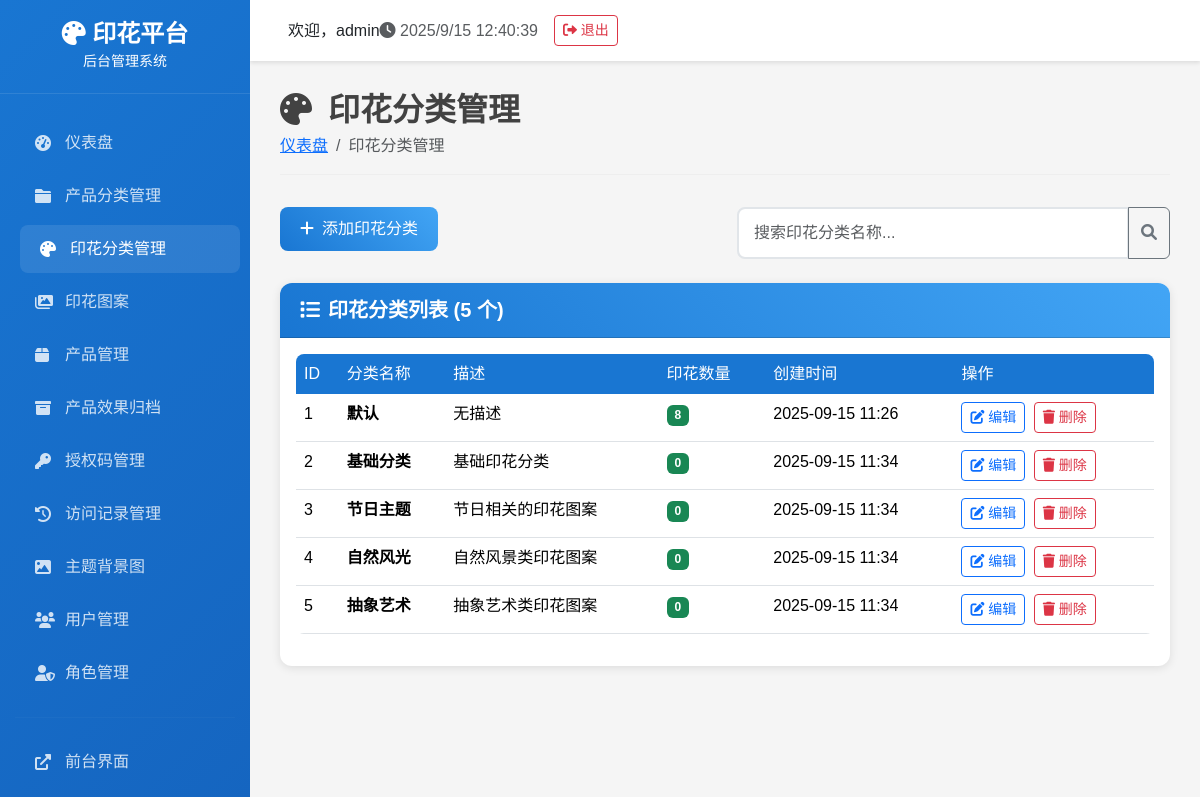
The app's page /admin/pattern_categories/ (signed in), older data.
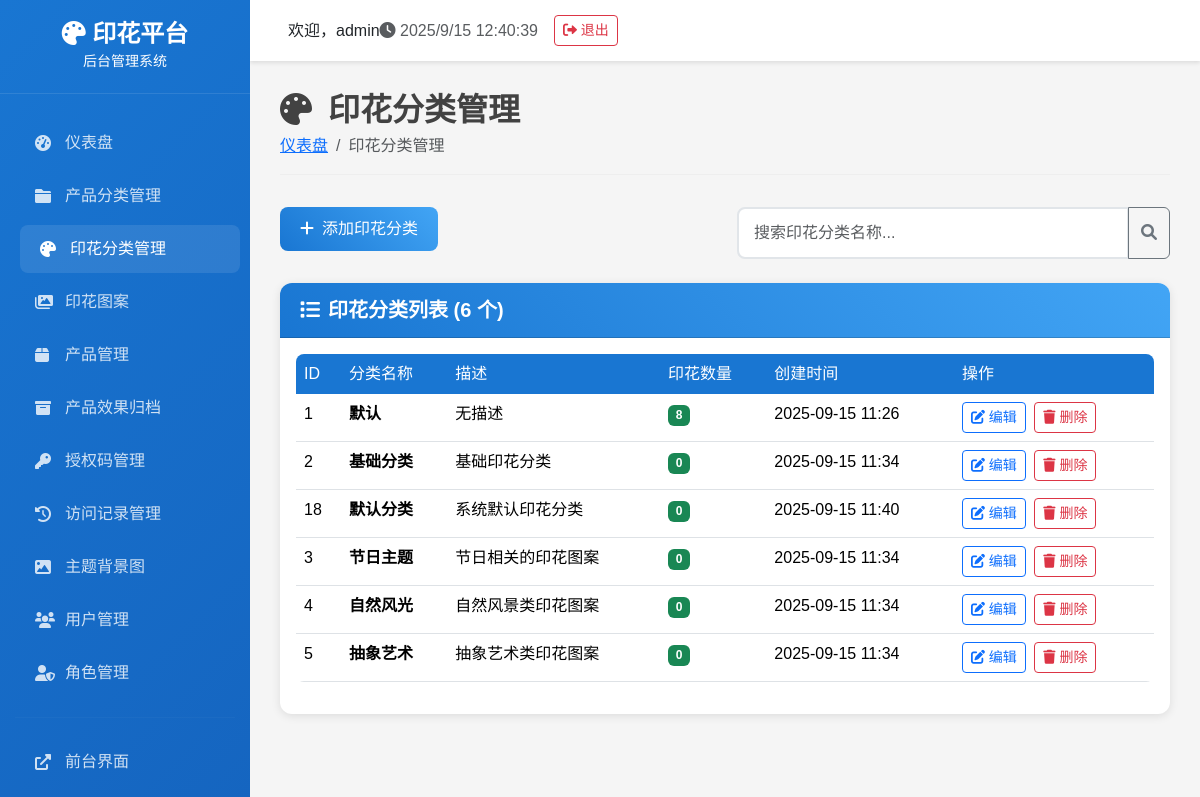
The same page, newer data.
### tables this page shows
CREATE TABLE pattern_categories (
            id INTEGER PRIMARY KEY AUTOINCREMENT,
            name TEXT NOT NULL UNIQUE,
            description TEXT,
            sort_order INTEGER DEFAULT 0,
            is_active BOOLEAN DEFAULT 1,
            created_time DATETIME DEFAULT (datetime('now', 'localtime'))
        );

### routes/admin/admin_pattern_categories_route.py (the view)
    def decorated_function(*args, **kwargs):
        from flask import session
        if 'admin_user_id' not in session:
            return redirect(url_for('login'))
        return f(*args, **kwargs)

### admin_app.py (called while the page is built)
@app.context_processor
def inject_permissions():
    return {
        'has_menu_permission': PermissionManager.has_menu_permission,
        'has_action_permission': PermissionManager.has_action_permission,
        'get_user_permissions': PermissionManager.get_user_permissions
    }

### backend/database.py (called while the page is built)
def get_db_connection():
    conn = sqlite3.connect(DATABASE_PATH)
    conn.row_factory = sqlite3.Row
    return conn

    @staticmethod
    def execute_query(query: str, params: tuple = ()) -> List[Dict[str, Any]]:
        conn = get_db_connection()
        cursor = conn.cursor()
        cursor.execute(query, params)
        results = [dict(row) for row in cursor.fetchall()]
        conn.close()
        return results

    @staticmethod
    def get_pattern_categories(active_only: bool = True) -> List[Dict[str, Any]]:
        query = '''
            SELECT pc.*,
                   COUNT(p.id) as pattern_count
            FROM pattern_categories pc
            LEFT JOIN patterns p ON pc.id = p.category_id AND p.is_active = 1
        '''
        if active_only:
            query += " WHERE pc.is_active = 1"
        query += " GROUP BY pc.id ORDER BY pc.sort_order, pc.created_time"
        return DatabaseManager.execute_query(query)

### backend/permissions.py (called while the page is built)
    @staticmethod
    def has_menu_permission(menu_name):
        permissions = PermissionManager.get_user_permissions()
        return permissions.get('menus', {}).get(menu_name, False)

### routes/admin/admin_pattern_categories_route.py (called while the page is built)
def login_required(f):
    def decorated_function(*args, **kwargs):
        from flask import session
        if 'admin_user_id' not in session:
            return redirect(url_for('login'))
        return f(*args, **kwargs)
    decorated_function.__name__ = f.__name__
    return decorated_function

@pattern_categories_bp.route('/')
@login_required
def pattern_categories():
    try:
        categories = DatabaseManager.get_pattern_categories() or []
    except Exception as e:
        print(f"获取印花分类数据失败: {e}")
        categories = []
    return render_template('admin/pattern_categories.html', categories=categories)

### templates/admin/pattern_categories.html (shortened to what this page needs)
{% extends "admin/base.html" %}
{% block content %}
<div class="page-header">
    <h1><i class="fas fa-palette me-3"></i>印花分类管理</h1>
    <nav aria-label="breadcrumb">
        <ol class="breadcrumb">
            <li class="breadcrumb-item"><a href="{{ url_for('index') }}">仪表盘</a></li>
            <li class="breadcrumb-item active">印花分类管理</li>
        </ol>
    </nav>
</div>
<div class="row mb-4">
    <div class="col-md-6">
        <button type="button" class="btn btn-primary" data-bs-toggle="modal" data-bs-target="#addCategoryModal">
            <i class="fas fa-plus me-2"></i>添加印花分类
        </button>
    </div>
    <div class="col-md-6">
        <div class="input-group">
            <input type="text" class="form-control" id="searchInput" placeholder="搜索印花分类名称...">
            <button class="btn btn-outline-secondary" type="button">
                <i class="fas fa-search"></i>
            </button>
        </div>
    </div>
</div>
<div class="card">
    <div class="card-header">
        <h5><i class="fas fa-list me-2"></i>印花分类列表 ({{ categories|length }} 个)</h5>
    </div>
    <div class="card-body">
        {% if categories %}
        <div class="table-responsive">
            <table class="table table-hover">
                <thead>
                    <tr>
                        <th>ID</th>
                        <th>分类名称</th>
                        <th>描述</th>
                        <th>印花数量</th>
                        <th>创建时间</th>
                        <th>操作</th>
                    </tr>
                </thead>
                <tbody id="categoriesTable">
                    {% for category in categories %}
                    <tr class="category-item" data-name="{{ category.name|lower }}">
                        <td>{{ category.id }}</td>
                        <td>
                            <strong>{{ category.name }}</strong>
                        </td>
                        <td>{{ category.description or '无描述' }}</td>
                        <td>
                            <span class="badge bg-success">{{ category.pattern_count or 0 }}</span>
                        </td>
                        <td>{{ category.created_time[:16] if category.created_time else '未知' }}</td>
                        <td>
                            <button class="btn btn-sm btn-outline-primary" onclick="editCategory({{ category.id }})">
                                <i class="fas fa-edit"></i> 编辑
                            </button>
                            <button class="btn btn-sm btn-outline-danger ms-1" onclick="deleteCategory({{ category.id }})">
                                <i class="fas fa-trash"></i> 删除
                            </button>
                        </td>
                    </tr>
                    {% endfor %}
                </tbody>
            </table>
        </div>
        {% else %}
        <div class="text-center py-5">
            <i class="fas fa-palette fa-3x text-muted mb-3"></i>
            <h5 class="text-muted">暂无印花分类</h5>
            <p class="text-muted">点击上方"添加印花分类"按钮开始创建分类</p>
        </div>
        {% endif %}
    </div>
</div>
{% endblock %}

### templates/admin/base.html (shortened to what this page needs)
<!DOCTYPE html>
<html lang="zh-CN">
<head>
    <link href="https://cdn.staticfile.net/bootstrap/5.3.2/css/bootstrap.min.css" rel="stylesheet">
    <link href="https://cdnjs.cloudflare.com/ajax/libs/font-awesome/6.0.0/css/all.min.css" rel="stylesheet">
</head>
<body>
    <div class="sidebar">
        <div class="logo">
            <h4><i class="fas fa-palette"></i> 印花平台</h4>
            <small>后台管理系统</small>
        </div>
        <nav class="nav-menu">
            <div class="nav-item">
                <a href="{{ url_for('index') }}" class="nav-link {% if request.endpoint == 'index' %}active{% endif %}">
                    <i class="fas fa-tachometer-alt"></i>
                    <span>仪表盘</span>
                </a>
            </div>
            {% if has_menu_permission('categories') %}
            <div class="nav-item">
                <a href="{{ url_for('admin_product_categories.product_categories') }}" class="nav-link {% if request.endpoint == 'admin_product_categories.product_categories' %}active{% endif %}">
                    <i class="fas fa-folder"></i>
                    产品分类管理
                </a>
            </div>
            {% endif %}
            {% if has_menu_permission('pattern_categories') %}
            <div class="nav-item">
                <a href="{{ url_for('admin_pattern_categories.pattern_categories') }}" class="nav-link {% if request.endpoint == 'admin_pattern_categories.pattern_categories' %}active{% endif %}">
                    <i class="fas fa-palette"></i>
                    印花分类管理
                </a>
            </div>
            {% endif %}
            {% if has_menu_permission('patterns') %}
            <div class="nav-item">
                <a href="{{ url_for('admin_patterns.patterns') }}" class="nav-link {% if request.endpoint == 'admin_patterns.patterns' %}active{% endif %}">
                    <i class="fas fa-images"></i>
                    印花图案
                </a>
            </div>
            {% endif %}
            {% if has_menu_permission('products') %}
            <div class="nav-item">
                <a href="{{ url_for('admin_products.products') }}" class="nav-link {% if request.endpoint == 'admin_products.products' %}active{% endif %}">
                    <i class="fas fa-box"></i>
                    产品管理
                </a>
            </div>
            {% endif %}
            {% if has_menu_permission('product_archives') %}
            <div class="nav-item">
                <a href="{{ url_for('admin_product_archives.product_archives') }}" class="nav-link {% if request.endpoint == 'admin_product_archives.product_archives' %}active{% endif %}">
                    <i class="fas fa-archive"></i>
                    产品效果归档
                </a>
            </div>
            {% endif %}
            {% if has_menu_permission('access_codes') %}
            <div class="nav-item">
                <a href="{{ url_for('admin_access_codes.access_codes') }}" class="nav-link {% if request.endpoint == 'admin_access_codes.access_codes' %}active{% endif %}">
                    <i class="fas fa-key"></i>
                    <span>授权码管理</span>
                </a>
            </div>
            {% endif %}
            {% if has_menu_permission('access_logs') %}
            <div class="nav-item">
                <a href="{{ url_for('admin_access_logs.access_logs') }}" class="nav-link {% if request.endpoint == 'admin_access_logs.access_logs' %}active{% endif %}">
                    <i class="fas fa-history"></i>
                    访问记录管理
                </a>
            </div>
            {% endif %}
            {% if has_menu_permission('theme_backgrounds') %}
            <div class="nav-item">
                <a href="{{ url_for('admin_theme_backgrounds.theme_backgrounds') }}" class="nav-link {% if request.endpoint == 'admin_theme_backgrounds.theme_backgrounds' %}active{% endif %}">
                    <i class="fas fa-image"></i>
                    <span>主题背景图</span>
                </a>
            </div>
            {% endif %}
            {% if has_menu_permission('users') %}
            <div class="nav-item">
                <a href="{{ url_for('admin_users.users') }}" class="nav-link {% if request.endpoint == 'admin_users.users' %}active{% endif %}">
                    <i class="fas fa-users"></i>
                    用户管理
                </a>
            </div>
            {% endif %}
            {% if has_menu_permission('roles') %}
            <div class="nav-item">
                <a href="{{ url_for('admin_roles.roles_list') }}" class="nav-link {% if request.endpoint == 'admin_roles.roles_list' %}active{% endif %}">
                    <i class="fas fa-user-shield"></i>
                    角色管理
                </a>
            </div>
            {% endif %}
            <hr style="border-color: rgba(255,255,255,0.1); margin: 20px 15px;">
            <div class="nav-item">
                <a href="http://localhost:5000" class="nav-link" target="_blank">
                    <i class="fas fa-external-link-alt"></i>
                    <span>前台界面</span>
                </a>
            </div>
            <div class="nav-item">
                <a href="{{ url_for('logout') }}" class="nav-link">
                </a>
            </div>
        </nav>
    </div>
    <div class="main-content">
        <div class="top-navbar">
            <div class="d-flex align-items-center">
                <span class="ms-2">欢迎，{{ session.admin_username or 'Admin' }}</span>
            </div>
            <div class="d-flex align-items-center">
                <span class="text-muted me-3">
                    <i class="fas fa-clock"></i>
                    <span id="current-time"></span>
                </span>
                <a href="{{ url_for('logout') }}" class="btn btn-outline-danger btn-sm">
                    <i class="fas fa-sign-out-alt"></i> 退出
                </a>
            </div>
        </div>
        <div class="content-area">
            {% block content %}{% endblock %}
        </div>
    </div>
</body>
</html>

### templates/admin/base.html (style rules this page uses)
:root { --primary-color: #1976d2; --secondary-color: #424242; --success-color: #4caf50; --warning-color: #ff9800; --danger-color: #f44336; --sidebar-width: 250px; }
body { font-family: 'Microsoft YaHei', Arial, sans-serif; background-color: #f5f5f5; }
.sidebar { position: fixed; top: 0; left: 0; height: 100vh; width: var(--sidebar-width); background: linear-gradient(135deg, var(--primary-color), #1565c0); color: white; z-index: 1000; overflow-y: auto; }
.sidebar .logo { padding: 20px; text-align: center; border-bottom: 1px solid rgba(255,255,255,0.1); }
.sidebar .logo h4 { margin: 0; font-weight: 600; }
.sidebar .nav-menu { padding: 20px 0; }
.sidebar .nav-item { margin: 5px 15px; }
.sidebar .nav-link { color: rgba(255,255,255,0.8); padding: 12px 20px; border-radius: 8px; text-decoration: none; display: flex; align-items: center; transition: all 0.3s ease; }
.sidebar .nav-link:hover, .sidebar .nav-link.active { background: rgba(255,255,255,0.1); color: white; transform: translateX(5px); }
.sidebar .nav-link i { width: 20px; margin-right: 10px; }
.main-content { margin-left: var(--sidebar-width); min-height: 100vh; }
.top-navbar { background: white; padding: 15px 30px; box-shadow: 0 2px 4px rgba(0,0,0,0.1); display: flex; justify-content: between; align-items: center; }
.content-area { padding: 30px; }
.page-header { margin-bottom: 30px; }
.page-header h1 { color: var(--secondary-color); font-size: 2rem; font-weight: 600; margin: 0; }
.page-header .breadcrumb { background: none; padding: 0; margin: 5px 0 0 0; }
.card { border: none; border-radius: 12px; box-shadow: 0 2px 10px rgba(0,0,0,0.1); margin-bottom: 20px; }
.card-header { background: linear-gradient(45deg, var(--primary-color), #42a5f5); color: white; border-radius: 12px 12px 0 0 !important; padding: 15px 20px; }
.card-header h5 { margin: 0; font-weight: 600; }
.btn-primary { background: linear-gradient(45deg, var(--primary-color), #42a5f5); border: none; border-radius: 8px; padding: 10px 20px; font-weight: 500; }
.table { border-radius: 8px; overflow: hidden; }
.table thead th { background: var(--primary-color); color: white; border: none; font-weight: 500; }
.form-control, .form-select { border-radius: 8px; border: 2px solid #e1e5e9; padding: 12px 15px; }

### templates/admin/pattern_categories.html (style rules this page uses)
.page-header { margin-bottom: 2rem; padding-bottom: 1rem; border-bottom: 1px solid #eee; }
.table th { background-color: #f8f9fa; border-top: none; font-weight: 600; }
.category-item { transition: all 0.2s ease; }
.badge { font-size: 0.75rem; }

Row changes from the older to the newer data that the page shows:
added pattern_categories: id "18", name "默认分类", description "系统默认印花分类", pattern_count "0", created_time "2025-09-15 11:40"
Text that changed along with them:
{{ categories|length }}: "5" → "6"
